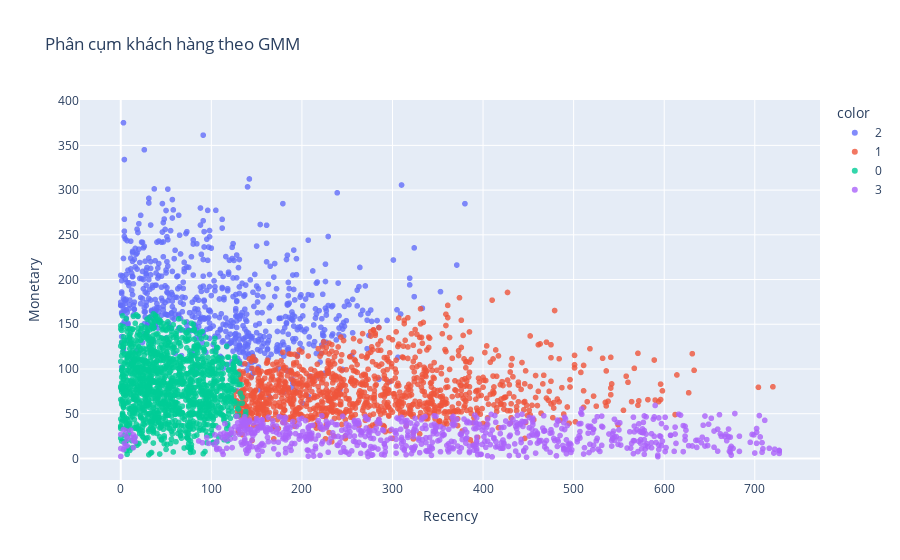

Notebook source saved alongside this figure:
### Code cell
import plotly.express as px

df_RFM['Cluster_GMM'] = gmm.fit_predict(df_scaled)

fig = px.scatter(df_RFM, x="Recency", y="Monetary", 
                 color=df_RFM["Cluster_GMM"].astype(str), 
                 title="Phân cụm khách hàng theo GMM",
                 labels={"Cluster_GMM": "Nhóm cụm"},
                 opacity=0.8)

fig.show()

### Figure 1 — Plotly figure (JSON) as saved in the notebook; plotly's stock layout.template omitted (floating-point values rounded to 4 significant figures; data arrays with more than 128 entries replaced by an {"elided": "..."} marker saying what was removed)
{"data": [{"hovertemplate": "color=2<br>Recency=%{x}<br>Monetary=%{y}<extra></extra>", "legendgroup": "2", "marker": {"color": "#636efa", "opacity": 0.8, "symbol": "circle"}, "mode": "markers", "name": "2", "showlegend": true, "type": "scattergl", "x": {"elided": "698 int values"}, "xaxis": "x", "y": {"elided": "698 float values"}, "yaxis": "y"}, {"hovertemplate": "color=1<br>Recency=%{x}<br>Monetary=%{y}<extra></extra>", "legendgroup": "1", "marker": {"color": "#EF553B", "opacity": 0.8, "symbol": "circle"}, "mode": "markers", "name": "1", "showlegend": true, "type": "scattergl", "x": {"elided": "1099 int values"}, "xaxis": "x", "y": {"elided": "1099 float values"}, "yaxis": "y"}, {"hovertemplate": "color=0<br>Recency=%{x}<br>Monetary=%{y}<extra></extra>", "legendgroup": "0", "marker": {"color": "#00cc96", "opacity": 0.8, "symbol": "circle"}, "mode": "markers", "name": "0", "showlegend": true, "type": "scattergl", "x": {"elided": "1346 int values"}, "xaxis": "x", "y": {"elided": "1346 float values"}, "yaxis": "y"}, {"hovertemplate": "color=3<br>Recency=%{x}<br>Monetary=%{y}<extra></extra>", "legendgroup": "3", "marker": {"color": "#ab63fa", "opacity": 0.8, "symbol": "circle"}, "mode": "markers", "name": "3", "showlegend": true, "type": "scattergl", "x": {"elided": "755 int values"}, "xaxis": "x", "y": {"elided": "755 float values"}, "yaxis": "y"}], "layout": {"legend": {"title": {"text": "color"}, "tracegroupgap": 0}, "title": {"text": "Phân cụm khách hàng theo GMM"}, "xaxis": {"anchor": "y", "domain": [0, 1], "title": {"text": "Recency"}}, "yaxis": {"anchor": "x", "domain": [0, 1], "title": {"text": "Monetary"}}}}
